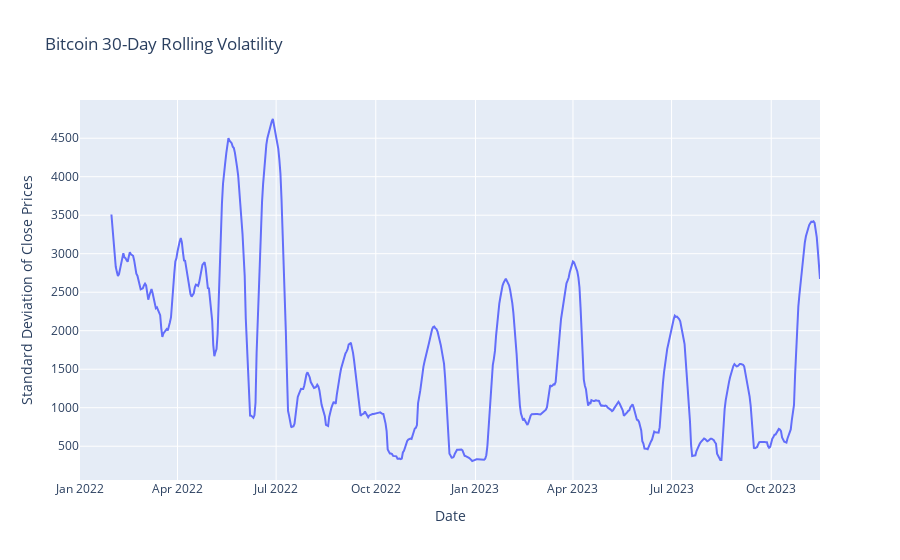

Notebook code for this chart:
### Code cell
# EDA: Volatility Analysis
data.index = pd.to_datetime(data.index)

# Calculate the 30-day rolling standard deviation
data['30d_Rolling_Std'] = data['Close'].dropna().rolling(window=30).std()

# Create an interactive plot
fig = px.line(data, x=data.index, y='30d_Rolling_Std', title='Bitcoin 30-Day Rolling Volatility')
fig.update_xaxes(title_text='Date')
fig.update_yaxes(title_text='Standard Deviation of Close Prices')
fig.show()

### Figure 1 — Plotly figure (JSON) as saved in the notebook; plotly's stock layout.template omitted (floating-point values rounded to 4 significant figures; data arrays with more than 128 entries replaced by an {"elided": "..."} marker saying what was removed)
{"data": [{"hovertemplate": "Date=%{x}<br>30d_Rolling_Std=%{y}<extra></extra>", "legendgroup": "", "line": {"color": "#636efa", "dash": "solid"}, "marker": {"symbol": "circle"}, "mode": "lines", "name": "", "orientation": "v", "showlegend": false, "type": "scatter", "x": {"elided": "684 str values"}, "xaxis": "x", "y": {"elided": "684 float values"}, "yaxis": "y"}], "layout": {"legend": {"tracegroupgap": 0}, "title": {"text": "Bitcoin 30-Day Rolling Volatility"}, "xaxis": {"anchor": "y", "domain": [0, 1], "title": {"text": "Date"}}, "yaxis": {"anchor": "x", "domain": [0, 1], "title": {"text": "Standard Deviation of Close Prices"}}}}
